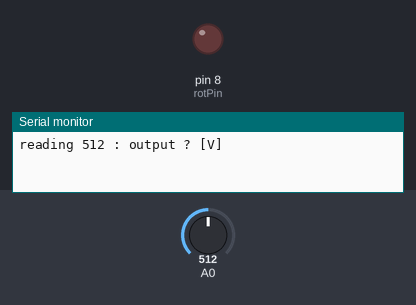
Bench run of a sketch on a simulated Arduino Uno, built with avr-gcc and run on an emulated ATmega328P. Parts: output pins drawn as LEDs (lit = HIGH), the last lines printed to the serial monitor. The inputs (shaded band) are chosen by the test bench; at power-on: A0 = 512.

Above: at 1.2 s.
1.3 s: A0 set to 527
At 2.0 s:
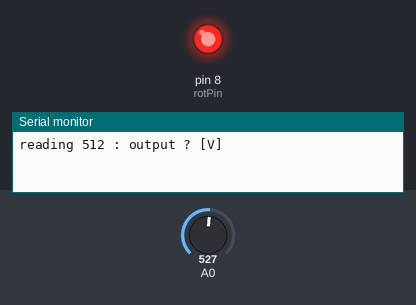
2.8 s: A0 set to 511
At 3.1 s:
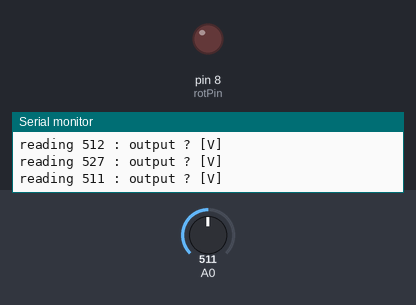
4.3 s: A0 set to 716
At 5.5 s:
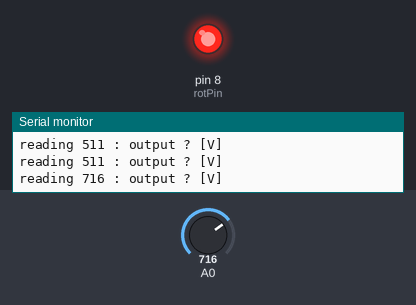
Timing chart, 0 to 7.3 s (numbered marks = the images above; inputs shaded):
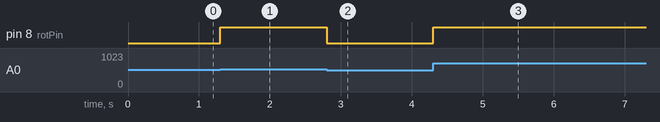

The sketch:

rotor_MOSFET_control.ino
```cpp
#include <MsTimer2.h>

unsigned int rotPin=8;
unsigned int val;
unsigned int volt;
char msg[30];
float res;

void dispRes(){
  res = float(5)*float(volt)/float(255);
  //Serial.println(res);
  sprintf(msg,"reading %d : output %.2f [V]",val,res);
  Serial.println(msg);
}

void setup(){
  pinMode(rotPin,OUTPUT);
  Serial.begin(9600);
  MsTimer2::set(1000,dispRes);
  MsTimer2::start();
}

void loop(){
  val = analogRead(A0);
  volt = map(val,0,1023,0,255);
  analogWrite(rotPin,volt);
}
```

Measured:
- the behaviour switches between 513 and 514 on A0 (found by bisection; images 0 and 1)
- after the input at 1.3 s, pin 8 (rotPin): LOW → HIGH at once
- after the input at 2.8 s, pin 8 (rotPin): HIGH → LOW at once
- after the input at 4.3 s, pin 8 (rotPin): LOW → HIGH at once
